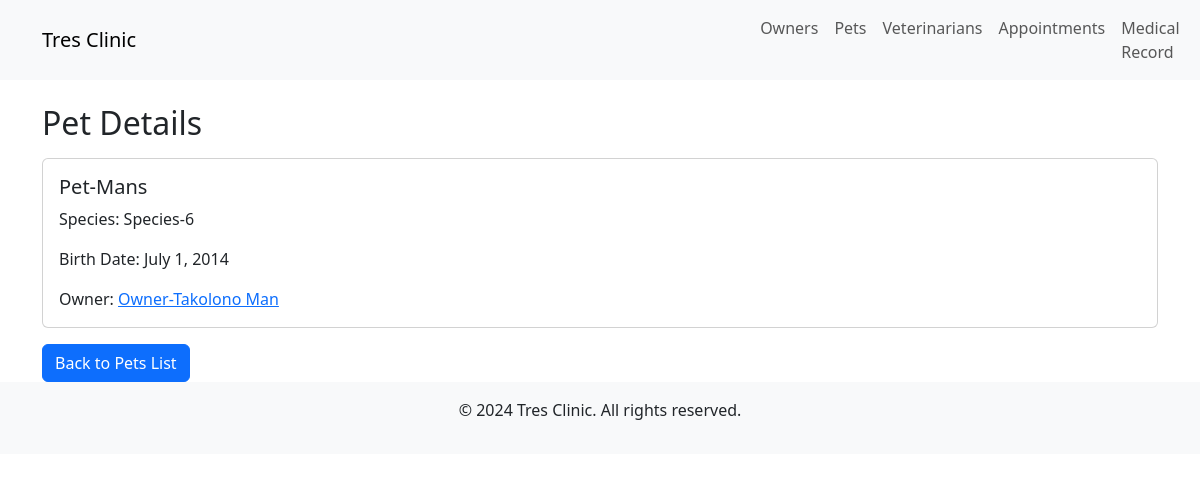
/pets/12/, run on the app's committed database.
### app/models.py (models this page shows, shortened)
class BaseModel(models.Model):
    created_at = models.DateTimeField(auto_now_add=True)
    updated_at = models.DateTimeField(auto_now=True)
    class Meta:
        abstract = True

class Pet(BaseModel):
    name = models.CharField(max_length=255)
    species = models.CharField(max_length=100)
    birth_date = models.DateField()
    owner = models.ForeignKey(Owner, on_delete=models.CASCADE, related_name='pets')

class Owner(BaseModel):
    name = models.CharField(max_length=255)
    email = models.EmailField(unique=True)
    phone_number = models.CharField(max_length=20)

### app/views.py (the view)
# urls.py: path('pets/<int:pk>/', PetDetailView.as_view(), name='pet-detail'),
class PetDetailView(DetailView):
    model = Pet
    template_name = 'pet_detail.html'
    context_object_name = 'pet'

### app/templates/pet_detail.html
{% extends 'base.html' %}
{% block content %}
<h2 class="mt-4 mb-3">Pet Details</h2>
<div class="card">
    <div class="card-body">
        <h5 class="card-title">{{ pet.name }}</h5>
        <p class="card-text">Species: {{ pet.species }}</p>
        <p class="card-text">Birth Date: {{ pet.birth_date }}</p>
        <p class="card-text">Owner: <a href="{% url 'owner-detail' pet.owner.id %}">{{ pet.owner.name }}</a></p>
    </div>
</div>
<a class="btn btn-primary mt-3" href="{% url 'pet-list' %}">Back to Pets List</a>
{% endblock %}

### data on the page
Pet: name "Pet-Mans", species "Species-6", birth_date "July 1, 2014", owner.name "Owner-Takolono Man"
